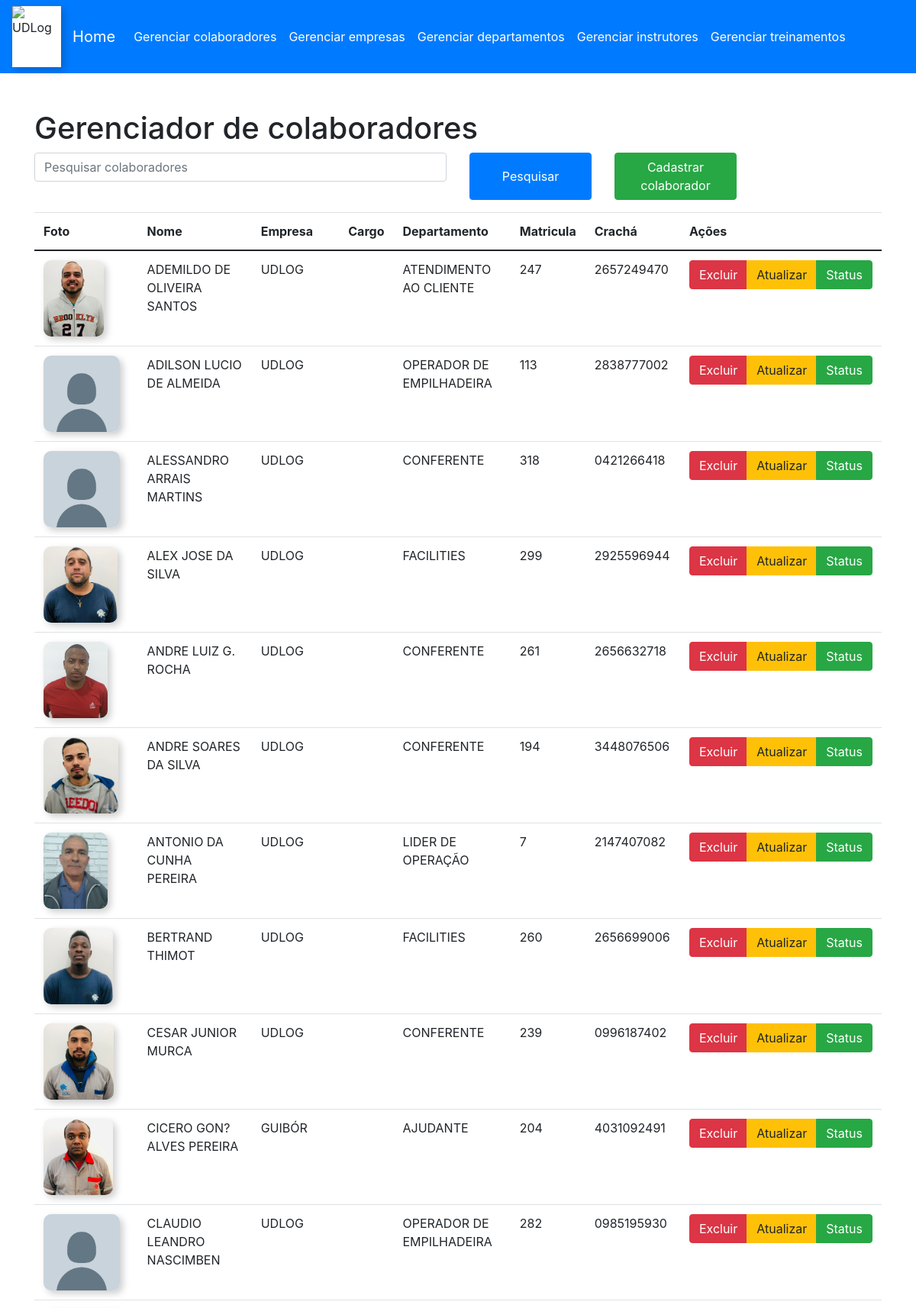
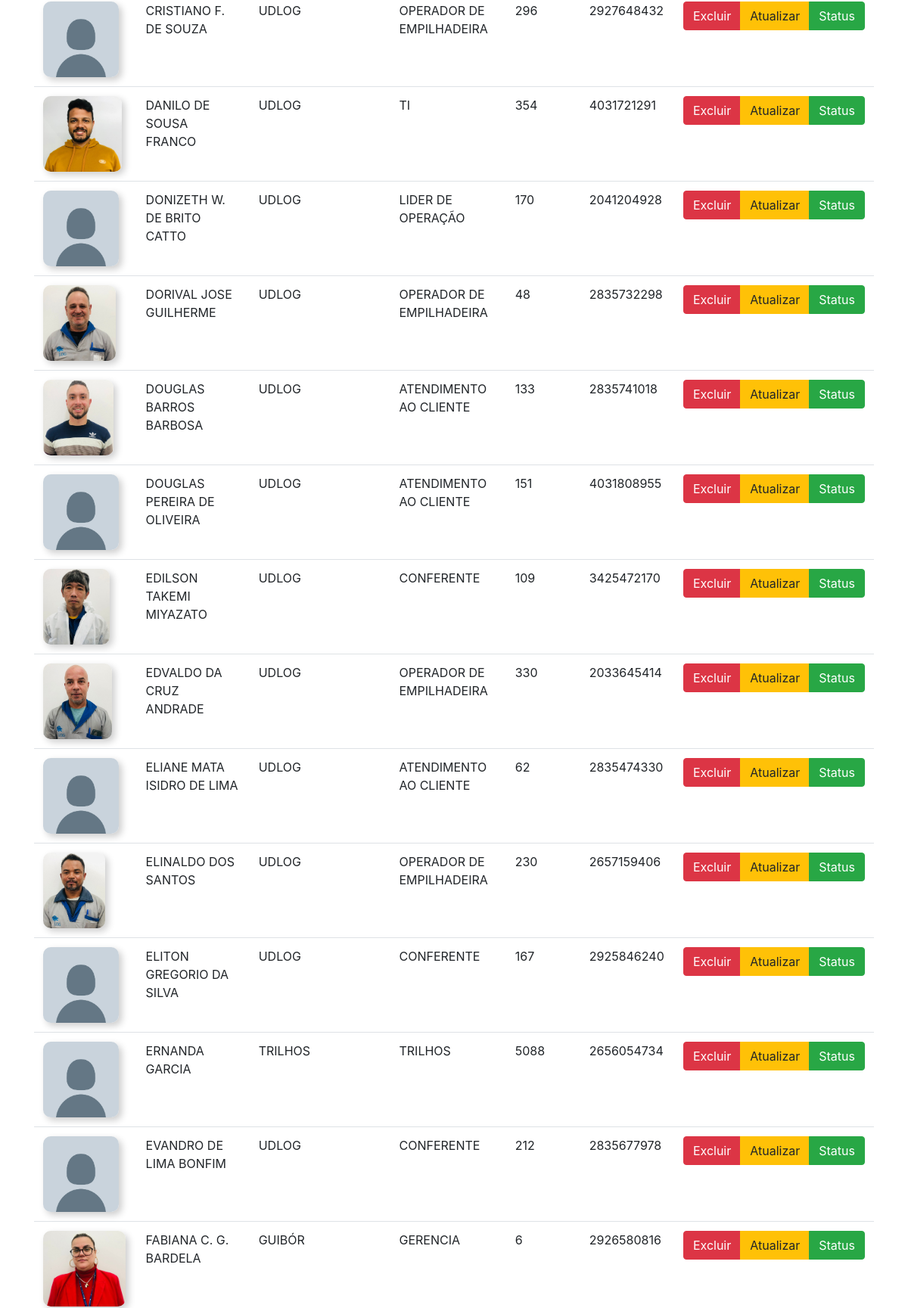
Screenshot of /layout/gerenciarColaboradores.php (signed in, upper part) with the database file from the repository (2 pictures, top to bottom).
### tables this page shows
CREATE TABLE `colaboradores` (
  `ID_COLABORADOR` int(11) NOT NULL,
  `NOME` text NOT NULL,
  `EMPRESA` int(11) NOT NULL,
  `CARGO` text NOT NULL,
  `HEXADECIMAL` text NOT NULL,
  `MATRICULA` text NOT NULL,
  `DEPARTAMENTO` int(11) NOT NULL,
  `STATUS_COLABORADOR` int(11) NOT NULL
);

CREATE TABLE `empresa` (
  `ID_EMPRESA` int(11) NOT NULL,
  `EMPRESA` text NOT NULL,
  `STATUS_EMPRESA` int(11) NOT NULL
);

CREATE TABLE `departamentos` (
  `ID_DEPARTAMENTO` int(11) NOT NULL,
  `DEPARTAMENTO` text NOT NULL,
  `STATUS_DEPARTAMENTO` int(11) NOT NULL
);

### src/database/conexao.php (called while the page is built, shortened)
<?php
class Conexao {
    private $servername = "localhost";
    private $username = "root";
    private $password = "";
    private $dbname = "etreinamento";
    function conectar(){
        $this->conn = new mysqli($this->servername, $this->username, $this->password, $this->dbname);
        return $this->conn;
    }
}
?>

### src/DAO/DaoColaborador.php (called while the page is built, shortened)
<?php
include(__DIR__ . '/../model/colaborador.php');
class DaoColaborador{
    private $TBL_COLABORADOR = "colaboradores";
    private $conexao;
    function __construct($conexao){
        $this->conexao = $conexao;
    }
    function gerarListaColaboradores(){
        $colaboradores = [];
        $idColaborador = null;
        $nomeColaborador = null;
        $empresa = null;
        $cargo = null;
        $hexadecimal = null;
        $matricula = null;
        $departamento = null;
        $statusColabodorador = null;
        $stmt = $this->conexao->prepare("SELECT * FROM {$this->TBL_COLABORADOR} order by NOME ASC");
        $stmt->execute();
        $stmt->bind_result($idColaborador, $nomeColaborador, $empresa, $cargo, $hexadecimal, $matricula, $departamento, $statusColabodorador);
        while($stmt->fetch()){
            $colaborador = new Colaborador($idColaborador, $nomeColaborador, $empresa, $cargo, $hexadecimal, $matricula, $departamento, $statusColabodorador);
            $colaboradores[] = $colaborador;
        }
        return $colaboradores;
    }
}
?>

### src/model/colaborador.php (called while the page is built, shortened)
<?php
class Colaborador{
    private $idColaborador;
    private $nomeColaborador;
    private $idEmpresa;
    private $crachaColaborador;
    private $matriculaColaborador;
    private $idDepartamento;
    private $statusColaborador;
    function setIdColaborador($idColaborador){
        $this->idColaborador = $idColaborador;
    }
    function setNomeColaborador($nomeColaborador){
        $this->nomeColaborador = $nomeColaborador;
    }
    function setIdEmpresa($idEmpresa){
        $this->idEmpresa = $idEmpresa;
    }
    function setCrachaColaborador($crachaColaborador){
        $this->crachaColaborador = $crachaColaborador;
    }
    function setMatriculaColaborador($matriculaColaborador){
        $this->matriculaColaborador = $matriculaColaborador;
    }
    function setIdDepartamento($idDepartamento){
        $this->idDepartamento = $idDepartamento;
    }
    function setStatusColaborador($statusColaborador){
        $this->statusColaborador = $statusColaborador;
    }
    function getIdColaborador(){
        return $this->idColaborador;
    }
    function getNomeColaborador(){
        return $this->nomeColaborador;
    }
    function getIdEmpresaColaborador(){
        return $this->idEmpresa;
    }
    function getCrachaColaborador(){
        return $this->crachaColaborador;
    }
    function getMatriculadoColaborador(){
        return $this->matriculaColaborador;
    }
    function getDepartamentoColaborador(){
        return $this->idDepartamento;
    }
    function getStatusColaborador(){
        return $this->statusColaborador;
    }
}
?>

### src/Util/Util.php (called while the page is built, shortened)
<?php
class Util
{
    function montarCaminhoFoto($diretorioDasFotos, $matricula){
        $extensoesPermitidas = ["jpg", "jpeg", "png", "gif"];
        foreach ($extensoesPermitidas as $extensao) {
            $nomeDoArquivo = $matricula . "." . $extensao;
            $caminhoDaFoto = $diretorioDasFotos . $nomeDoArquivo;
            if (file_exists($caminhoDaFoto)) {
                return $caminhoDaFoto;
            }
        }
        $nomeDoArquivo = "user_image.png";
        $caminhoDaFoto = $diretorioDasFotos . $nomeDoArquivo;
        return $caminhoDaFoto;
    }
}
?>

### src/DAO/DaoEmpresa.php (called while the page is built, shortened)
<?php
include(__DIR__ . '/../model/empresa.php');
class DaoEmpresa {
    private $TBL_EMPRESA = "empresa";
    private $conexao;
    function __construct($conexao){
        $this->conexao = $conexao;
    }
    function selecionarEmpresa($idEmpresa){
        $empresa = null;
        $statusEmpresa = null;
        $stmt = $this->conexao->prepare("SELECT * FROM {$this->TBL_EMPRESA} WHERE ID_EMPRESA = ?");
        $stmt->bind_param("i", $idEmpresa);
        $stmt->execute();
        $stmt->bind_result($idEmpresa, $empresa, $statusEmpresa);
        if($idEmpresa){
            return new Empresa ($idEmpresa, $empresa, $statusEmpresa);
        } else {
            return null;
        }
    }
}
?>

### src/model/empresa.php (called while the page is built, shortened)
<?php
class Empresa {
    private $nomeEmpresa;
    function setNomeEmpresa($nomeEmpresa){
        $this->nomeEmpresa = $nomeEmpresa;
    }
    function getNomeEmpresa(){
        return $this->nomeEmpresa;
    }
}
?>

### src/DAO/DaoDepartamento.php (called while the page is built, shortened)
<?php
include(__DIR__ . '/../model/departamento.php');
class DaoDepartamento{
    private $TBL_DEPARTAMENTO = "departamentos";
    private $conexao;
    function __construct($conexao){
        $this->conexao = $conexao;
    }
    function selecionarDepartamento($idDepartamento){
        $nomeDepartamento = null;
        $statusDoDepartamento = null;
        $stmt = $this->conexao->prepare("SELECT * FROM {$this->TBL_DEPARTAMENTO} WHERE ID_DEPARTAMENTO = ?");
        $stmt->bind_param("i", $idDepartamento);
        $stmt->execute();
        $stmt->bind_result($idDepartamento, $nomeDepartamento, $statusDoDepartamento);
        if($idDepartamento){
            return new Departamento($idDepartamento, $nomeDepartamento, $statusDoDepartamento);
        } else {
            return null;
        }
    }
}
?>

### src/model/departamento.php (called while the page is built, shortened)
<?php
    class Departamento {
        private $nomeDepartamento;
        function setNomeDepartamento($nomeDepartamento){
            $this->nomeDepartamento = $nomeDepartamento;
        }
        function getNomeDepartamento(){
            return $this->nomeDepartamento;
        }
    }
?>

### layout/gerenciarColaboradores.php (the view, shortened to what this page needs)
<!DOCTYPE html>
<html lang="pt-br">
<head>
    <link rel="stylesheet" href="https://cdn.jsdelivr.net/npm/bootstrap@5.0.0/dist/css/bootstrap.min.css">
</head>
<?php
include(__DIR__ . '/../src/database/conexao.php');
include(__DIR__ . '/../src/DAO/DaoDepartamento.php');
include(__DIR__ . '/../src/DAO/DaoColaborador.php');
include(__DIR__ . '/../src/DAO/DaoEmpresa.php');
include(__DIR__ . '/../src/Util/util.php');
$conexao = new Conexao();
$daoColaborador = new DaoColaborador($conexao->conectar());
$daoDepartamento = new DaoDepartamento($conexao->conectar());
$daoEmpresa = new DaoEmpresa($conexao->conectar());
$util = new Util();
if (empty($pesquisaColab)) {
    $listaDeColaboradores = $daoColaborador->gerarListaColaboradores();
} else {
    $listaDeColaboradores = $daoColaborador->pesquisarColaborador($pesquisaColab);
}
function nomeDepartamento($daoDepartamento, $idDepartamento)
{
    $departamento = $daoDepartamento->selecionarDepartamento($idDepartamento);
    if ($departamento != null) {
        $nomeDepartamento = $departamento->getNomeDepartamento();
        return $nomeDepartamento;
    } else {
        return "Departamento inexistente";
    }
}
function nomeDaEmpresa($daoEmpresa, $idEmpresa)
{
    $empresa = $daoEmpresa->selecionarEmpresa($idEmpresa);
    if ($empresa != null) {
        $nomeEmpresa = $empresa->getNomeEmpresa();
        return $nomeEmpresa;
    } else {
        return "Empresa não cadastrada";
    }
}
?>
<body>
    <div id="menu-container">
    </div>
    <div class="container mt-5">
        <h1>Gerenciador de colaboradores</h1>
        <form method="GET">
            <div class="row mb-3">
                <div class="col-md-6">
                    <input type="text" class="form-control" placeholder="Pesquisar colaboradores" name="pesquisaColab" id="pesquisaColab">
                </div>
                <div class="col-md-2 btn-group">
                    <button type="submit" class="btn btn-primary">Pesquisar</button>
                </div>
                <div class="col-md-2">
                <a href="cadastroColaborador.php" class="btn btn-success">Cadastrar colaborador</a>
                </div>
            </div>
        </form>
        <table class="table">
            <thead>
                <tr>
                    <th>Foto</th>
                    <th>Nome</th>
                    <th>Empresa</th>
                    <th>Cargo</th>
                    <th>Departamento</th>
                    <th>Matricula</th>
                    <th>Crachá</th>
                    <th>Ações</th>
                </tr>
            </thead>
            <tbody>
                <?php foreach ($listaDeColaboradores as $colaborador) { ?>
                    <tr>
                        <td><img src="<?php echo $util->montarCaminhoFoto("../imagens/colaboradores/", $colaborador->getMatriculadoColaborador()) ?>"
                                alt="<?php echo $colaborador->getNomeColaborador() ?>" class="thumbColad"></td>
                        <td>
                            <?php echo $colaborador->getNomeColaborador() ?>
                        </td>
                        <td>
                            <?php echo nomeDaEmpresa($daoEmpresa, $colaborador->getIdEmpresaColaborador()) ?>
                        </td>
                        <td>
                        </td>
                        <td>
                            <?php echo nomeDepartamento($daoDepartamento, $colaborador->getDepartamentoColaborador()) ?>
                        </td>
                        <td>
                            <?php echo $colaborador->getMatriculadoColaborador() ?>
                        </td>
                        <td>
                            <?php echo $colaborador->getCrachaColaborador() ?>
                        </td>
                        <td>
                            <div class="btn-group">
                                <button class="btn btn-danger" value=""
                                    onclick="redirecionarParaExcluirColaborador('<?php echo $colaborador->getIdColaborador(); ?>')">Excluir</button>
                                <button class="btn btn-warning" value=""
                                    onclick="redirecionarParaAtualizarColaborador('<?php echo $colaborador->getIdColaborador(); ?>')">Atualizar</button>
                                <?php
                                if ($colaborador->getStatusColaborador() == 1) {
                                    ?>
                                    <button class="btn btn-success" value=""
                                        onclick="redirecionarParaAlterarStatusColaborador('<?php echo $colaborador->getIdColaborador(); ?>')">Status</button>
                                <?php } else { ?>
                                    <button class="btn btn-secondary" value=""
                                        onclick="redirecionarParaAlterarStatusColaborador('<?php echo $colaborador->getIdColaborador(); ?>')">Status</button>
                                <?php } ?>
                            </div>
                        </td>
                    </tr>
                <?php } ?>
            </tbody>
        </table>
    </div>
</body>
</html>

### layout/gerenciarColaboradores.php (style rules this page uses)
.thumbColad, img { height: 100px; width: auto; border-radius: 10px; box-shadow: 4px 4px 10px rgba(0, 0, 0, 0.2); }

### rows the page displays
colaboradores: shows a picture, NOME "ADEMILDO DE OLIVEIRA SANTOS", EMPRESA.EMPRESA "UDLOG", DEPARTAMENTO.DEPARTAMENTO "ATENDIMENTO AO CLIENTE", MATRICULA "247", HEXADECIMAL "2657249470"
colaboradores: NOME "ADILSON LUCIO DE ALMEIDA", EMPRESA.EMPRESA "UDLOG", DEPARTAMENTO.DEPARTAMENTO "OPERADOR DE EMPILHADEIRA", MATRICULA "113", HEXADECIMAL "2838777002"
colaboradores: NOME "ALESSANDRO ARRAIS MARTINS", EMPRESA.EMPRESA "UDLOG", DEPARTAMENTO.DEPARTAMENTO "CONFERENTE", MATRICULA "318", HEXADECIMAL "0421266418"
colaboradores: shows a picture, NOME "ALEX JOSE DA SILVA", EMPRESA.EMPRESA "UDLOG", DEPARTAMENTO.DEPARTAMENTO "FACILITIES", MATRICULA "299", HEXADECIMAL "2925596944"
colaboradores: shows a picture, NOME "ANDRE LUIZ G. ROCHA", EMPRESA.EMPRESA "UDLOG", DEPARTAMENTO.DEPARTAMENTO "CONFERENTE", MATRICULA "261", HEXADECIMAL "2656632718"
colaboradores: shows a picture, NOME "ANDRE SOARES DA SILVA", EMPRESA.EMPRESA "UDLOG", DEPARTAMENTO.DEPARTAMENTO "CONFERENTE", MATRICULA "194", HEXADECIMAL "3448076506"
colaboradores: shows a picture, NOME "ANTONIO DA CUNHA PEREIRA", EMPRESA.EMPRESA "UDLOG", DEPARTAMENTO.DEPARTAMENTO "LIDER DE OPERAÇÃO", MATRICULA "7", HEXADECIMAL "2147407082"
colaboradores: shows a picture, NOME "BERTRAND THIMOT", EMPRESA.EMPRESA "UDLOG", DEPARTAMENTO.DEPARTAMENTO "FACILITIES", MATRICULA "260", HEXADECIMAL "2656699006"
colaboradores: shows a picture, NOME "CESAR JUNIOR MURCA", EMPRESA.EMPRESA "UDLOG", DEPARTAMENTO.DEPARTAMENTO "CONFERENTE", MATRICULA "239", HEXADECIMAL "0996187402"
colaboradores: shows a picture, NOME "CICERO GON?ALVES PEREIRA", EMPRESA.EMPRESA "GUIBÓR", DEPARTAMENTO.DEPARTAMENTO "AJUDANTE", MATRICULA "204", HEXADECIMAL "4031092491"
colaboradores: NOME "CLAUDIO LEANDRO NASCIMBEN", EMPRESA.EMPRESA "UDLOG", DEPARTAMENTO.DEPARTAMENTO "OPERADOR DE EMPILHADEIRA", MATRICULA "282", HEXADECIMAL "0985195930"
colaboradores: NOME "CRISTIANO F. DE SOUZA", EMPRESA.EMPRESA "UDLOG", DEPARTAMENTO.DEPARTAMENTO "OPERADOR DE EMPILHADEIRA", MATRICULA "296", HEXADECIMAL "2927648432"
colaboradores: shows a picture, NOME "DANILO DE SOUSA FRANCO", EMPRESA.EMPRESA "UDLOG", DEPARTAMENTO.DEPARTAMENTO "TI", MATRICULA "354", HEXADECIMAL "4031721291"
colaboradores: NOME "DONIZETH W. DE BRITO CATTO", EMPRESA.EMPRESA "UDLOG", DEPARTAMENTO.DEPARTAMENTO "LIDER DE OPERAÇÃO", MATRICULA "170", HEXADECIMAL "2041204928"
colaboradores: shows a picture, NOME "DORIVAL JOSE GUILHERME", EMPRESA.EMPRESA "UDLOG", DEPARTAMENTO.DEPARTAMENTO "OPERADOR DE EMPILHADEIRA", MATRICULA "48", HEXADECIMAL "2835732298"
colaboradores: shows a picture, NOME "DOUGLAS BARROS BARBOSA", EMPRESA.EMPRESA "UDLOG", DEPARTAMENTO.DEPARTAMENTO "ATENDIMENTO AO CLIENTE", MATRICULA "133", HEXADECIMAL "2835741018"
colaboradores: NOME "DOUGLAS PEREIRA DE OLIVEIRA", EMPRESA.EMPRESA "UDLOG", DEPARTAMENTO.DEPARTAMENTO "ATENDIMENTO AO CLIENTE", MATRICULA "151", HEXADECIMAL "4031808955"
colaboradores: shows a picture, NOME "EDILSON TAKEMI MIYAZATO", EMPRESA.EMPRESA "UDLOG", DEPARTAMENTO.DEPARTAMENTO "CONFERENTE", MATRICULA "109", HEXADECIMAL "3425472170"
colaboradores: shows a picture, NOME "EDVALDO DA CRUZ ANDRADE", EMPRESA.EMPRESA "UDLOG", DEPARTAMENTO.DEPARTAMENTO "OPERADOR DE EMPILHADEIRA", MATRICULA "330", HEXADECIMAL "2033645414"
colaboradores: NOME "ELIANE MATA ISIDRO DE LIMA", EMPRESA.EMPRESA "UDLOG", DEPARTAMENTO.DEPARTAMENTO "ATENDIMENTO AO CLIENTE", MATRICULA "62", HEXADECIMAL "2835474330"
colaboradores: shows a picture, NOME "ELINALDO DOS SANTOS", EMPRESA.EMPRESA "UDLOG", DEPARTAMENTO.DEPARTAMENTO "OPERADOR DE EMPILHADEIRA", MATRICULA "230", HEXADECIMAL "2657159406"
colaboradores: NOME "ELITON GREGORIO DA SILVA", EMPRESA.EMPRESA "UDLOG", DEPARTAMENTO.DEPARTAMENTO "CONFERENTE", MATRICULA "167", HEXADECIMAL "2925846240"
colaboradores: NOME "ERNANDA GARCIA", EMPRESA.EMPRESA "TRILHOS", DEPARTAMENTO.DEPARTAMENTO "TRILHOS", MATRICULA "5088", HEXADECIMAL "2656054734"
colaboradores: NOME "EVANDRO DE LIMA BONFIM", EMPRESA.EMPRESA "UDLOG", DEPARTAMENTO.DEPARTAMENTO "CONFERENTE", MATRICULA "212", HEXADECIMAL "2835677978"
colaboradores: shows a picture, NOME "FABIANA C. G. BARDELA", EMPRESA.EMPRESA "GUIBÓR", DEPARTAMENTO.DEPARTAMENTO "GERENCIA", MATRICULA "6", HEXADECIMAL "2926580816"
